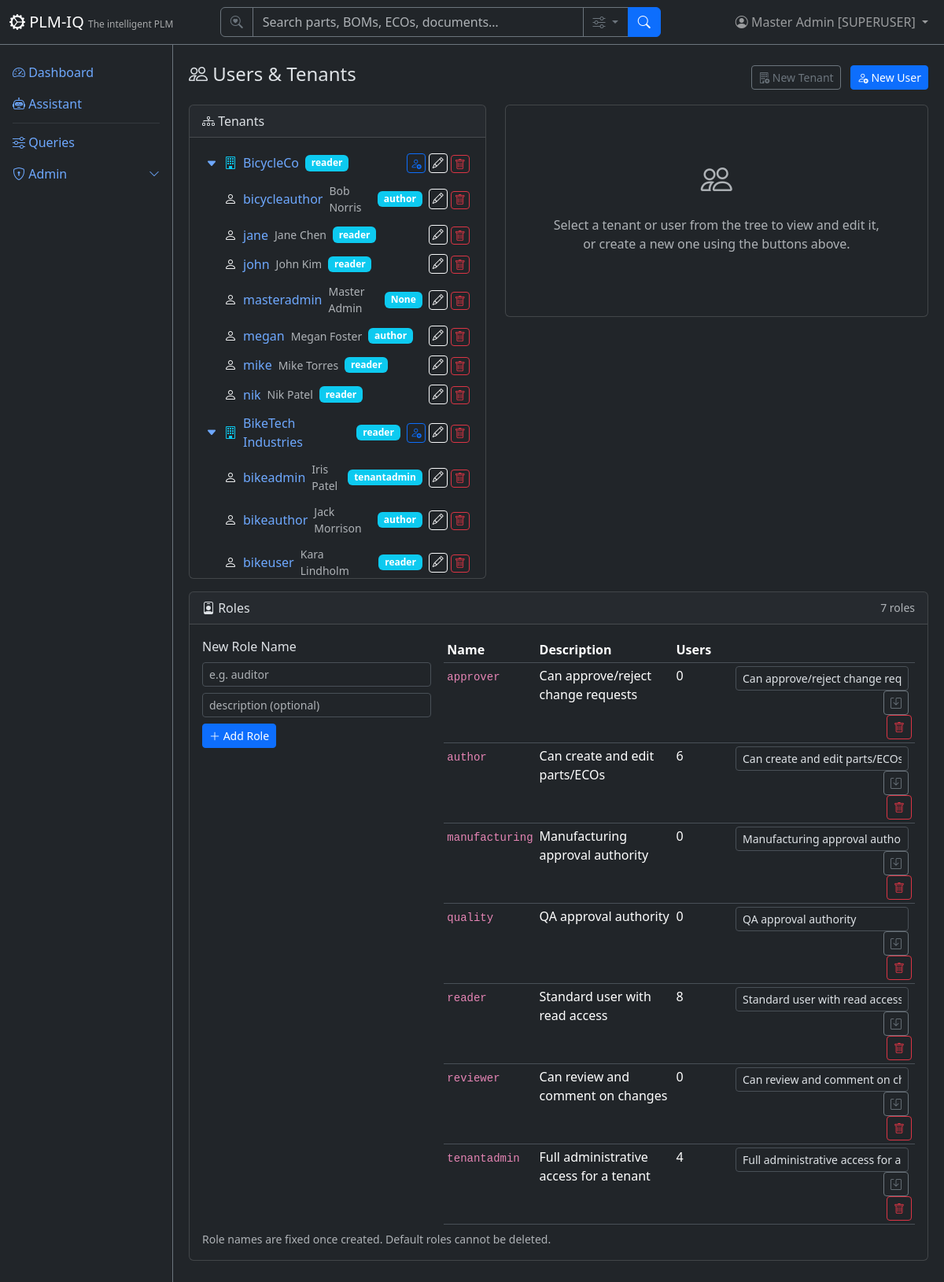
The app's page /admin (signed in), older data.
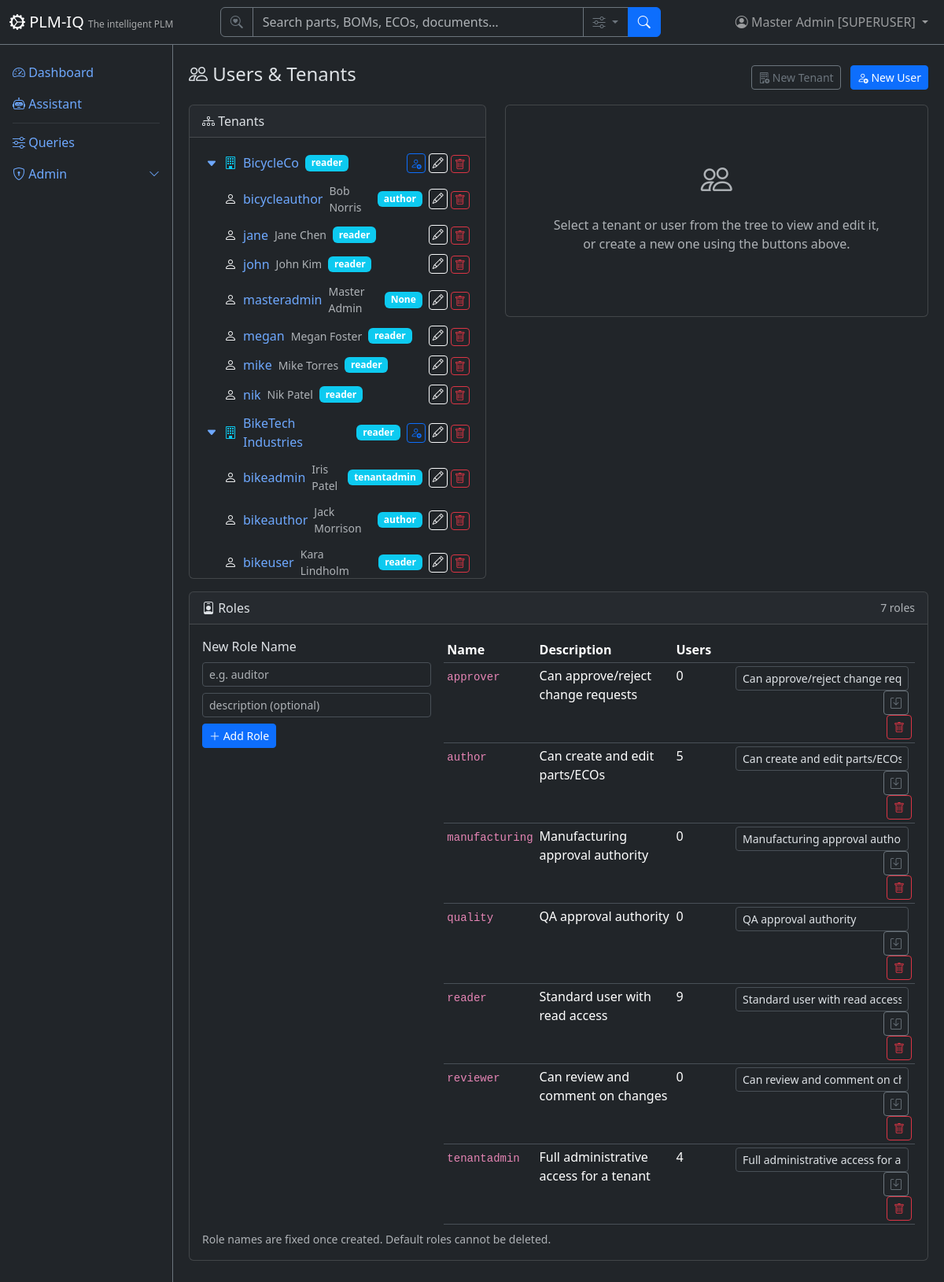
The same page, newer data.
### app/models/tenant_user.py (models this page shows)
class User(Base):
    __tablename__ = "users"
    user_id = Column("user_id", Integer, primary_key=True, autoincrement=True)
    username = Column("username", String, unique=True, nullable=False)
    full_name = Column("full_name", String, nullable=False)
    email = Column("email", String)
    password_hash = Column("password_hash", String, nullable=False, default="")
    tenant_id = Column("tenant_id", Integer, ForeignKey("tenants.tenant_id"), nullable=False, default=1)
    is_active = Column("is_active", Boolean, default=True)
    created_date = Column("created_date", String)
    role = Column("role", String, default="reader")
    tenant = relationship("Tenant", back_populates="users")
    favorites = relationship("Favorite", back_populates="user")

### app/models/role.py (models this page shows)
class Role(Base):
    __tablename__ = "roles"
    id = Column(Integer, primary_key=True, autoincrement=True)
    name = Column(String, unique=True, nullable=False)  # lowercase identifier
    description = Column(String)
    created_at = Column(String)

### app/routers/admin.py (the view)
@router.get("", response_class=HTMLResponse)
def admin_tree(
    request: Request,
    db: Session = Depends(get_db),
    _role: User = Depends(require_role(["tenantadmin"])),
):
    return _render_tree(request, db)

### app/templates/admin/list.html (shortened to what the changed rows need)
{% extends "base.html" %}
{% block content %}
<div class="row">
    <div class="col-lg-5 mb-3">
        <div class="card">
            <div class="card-body" style="max-height: 70vh; overflow-y: auto;">
                <ul class="list-unstyled mb-0">
                    {% for t in tenants %}
                    <li class="tenant-node mb-1">
                        <div class="tree-row d-flex align-items-center gap-2 p-1 rounded {% if selected_tenant_id == t.tenant_id %}table-primary{% endif %}">
                            <button type="button" class="btn btn-sm btn-link p-0 caret" onclick="toggle('tenant-{{ t.tenant_id }}')">
                                <i class="bi bi-caret-down-fill"></i>
                            </button>
                            <i class="bi bi-building text-info"></i>
                            <a href="/admin/tenant/{{ t.tenant_id }}" class="node-label text-decoration-none">{{ t.tenant_name }}</a>
                            <span class="badge bg-info">{{ t.role }}</span>
                            <span class="ms-auto d-flex gap-1">
                                <button type="button" class="btn btn-sm btn-outline-primary py-0 px-1" title="Add user"
                                        data-bs-toggle="modal" data-bs-target="#newUserModal" onclick="setNewUserTenant({{ t.tenant_id }})">
                                    <i class="bi bi-person-add"></i>
                                </button>
                                {% if can_manage_tenants %}
                                <a href="/admin/tenant/{{ t.tenant_id }}" class="btn btn-sm btn-outline-light py-0 px-1" title="Edit"><i class="bi bi-pencil"></i></a>
                                <form method="POST" action="/admin/tenant/{{ t.tenant_id }}/delete" onsubmit="return confirm('Delete tenant {{ t.tenant_name }}? It must have no users or parts.');">
                                    <button type="submit" class="btn btn-sm btn-outline-danger py-0 px-1" title="Delete"><i class="bi bi-trash"></i></button>
                                </form>
                                {% endif %}
                            </span>
                        </div>
                        <ul id="tenant-{{ t.tenant_id }}" class="list-unstyled ms-4 mt-1">
                            {% for u in t.users|sort(attribute='username') if show_inactive_users or u.is_active %}
                            <li class="user-node mb-1">
                                <div class="tree-row d-flex align-items-center gap-2 p-1 rounded {% if selected_user_id == u.user_id %}table-primary{% endif %}">
                                    <i class="bi bi-person text-light"></i>
                                    <a href="/admin/user/{{ u.user_id }}" class="node-label text-decoration-none">{{ u.username }}</a>
                                    <small class="text-muted">{{ u.full_name }}</small>
                                    <span class="badge bg-info">{{ u.role }}</span>
                                    <span class="ms-auto d-flex gap-1">
                                        <a href="/admin/user/{{ u.user_id }}" class="btn btn-sm btn-outline-light py-0 px-1" title="Edit"><i class="bi bi-pencil"></i></a>
                                        <form method="POST" action="/admin/user/{{ u.user_id }}/delete" onsubmit="return confirm('Delete user {{ u.username }}?');">
                                            <button type="submit" class="btn btn-sm btn-outline-danger py-0 px-1" title="Delete"><i class="bi bi-trash"></i></button>
                                        </form>
                                    </span>
                                </div>
                            </li>
                            {% else %}
                            <li class="text-muted small fst-italic">No users</li>
                            {% endfor %}
                        </ul>
                    </li>
                    {% else %}
                    <li class="text-muted">No tenants yet.</li>
                    {% endfor %}
                </ul>
            </div>
        </div>
    </div>
</div>
{% if can_manage_roles %}
<div class="row">
    <div class="col-12 mb-3">
        <div class="card">
            <div class="card-body">
                <div class="row g-3">
                    <div class="col-lg-8">
                        <table class="table table-sm mb-0">
                            <thead><tr><th>Name</th><th>Description</th><th>Users</th><th></th></tr></thead>
                            <tbody>
                                {% for r in roles %}
                                <tr>
                                    <td><code>{{ r.name }}</code></td>
                                    <td>{{ r.description or '-' }}</td>
                                    <td>{{ r.user_count }}</td>
                                    <td class="text-end">
                                        <form method="POST" action="/admin/roles/{{ r.id }}/edit" class="d-inline-block me-1">
                                            <input type="text" name="description" value="{{ r.description or '' }}" class="form-control form-control-sm d-inline-block" style="width:auto" placeholder="desc">
                                            <button type="submit" class="btn btn-sm btn-outline-secondary"><i class="bi bi-save"></i></button>
                                        </form>
                                        <form method="POST" action="/admin/roles/{{ r.id }}/delete" class="d-inline-block" onsubmit="return confirm('Delete role {{ r.name }}?');">
                                            <button type="submit" class="btn btn-sm btn-outline-danger"><i class="bi bi-trash"></i></button>
                                        </form>
                                    </td>
                                </tr>
                                {% else %}
                                <tr><td colspan="4" class="text-center text-muted py-2">No roles defined.</td></tr>
                                {% endfor %}
                            </tbody>
                        </table>
                    </div>
                </div>
            </div>
        </div>
    </div>
</div>
{% endif %}
{% endblock %}

Row changes from the older to the newer data that the page shows:
changed User "megan": role "author" → "reader"
changed Role "Can create and edit parts/ECOs": user_count "6" → "5"
changed Role "Standard user with read access": user_count "8" → "9"
